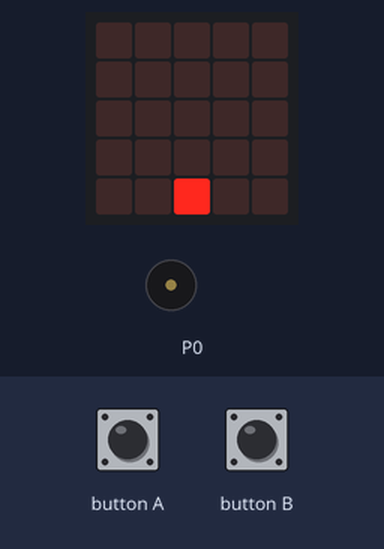
Bench run of a program on a simulated BBC micro:bit (MakeCode). Shown: the board's 5×5 LED display, buzzer (waves = sounding). The test bench sets the inputs (shaded band). Dim RGB values are drawn brighter than linear; random numbers come from a fixed seed; the short countdown, score and lost-life animations are approximate; the run ends where the board's game-over animation would start. At 14.7 s the program stops and its outputs stay as they are.

Above: at 4.1 s.
At 6.6 s:
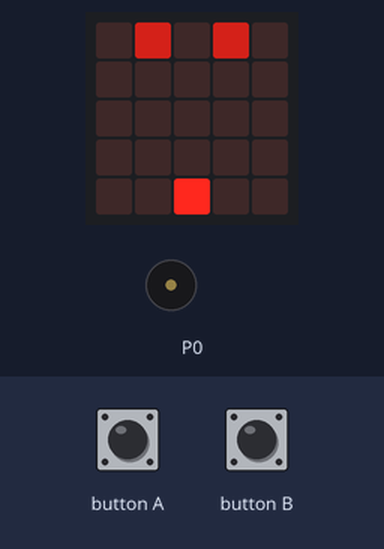
6.7 s: button A pressed for 0.15 s
At 7.8 s:
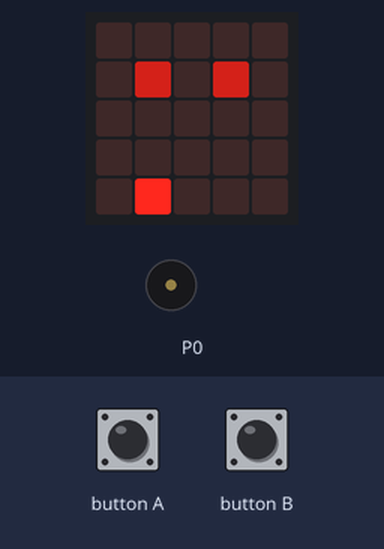
9.8 s: button B pressed for 0.15 s
At 10.4 s:
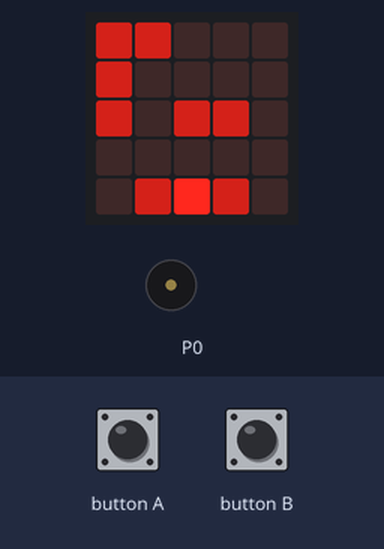
10.5 s: button A pressed for 0.15 s
At 15.1 s:
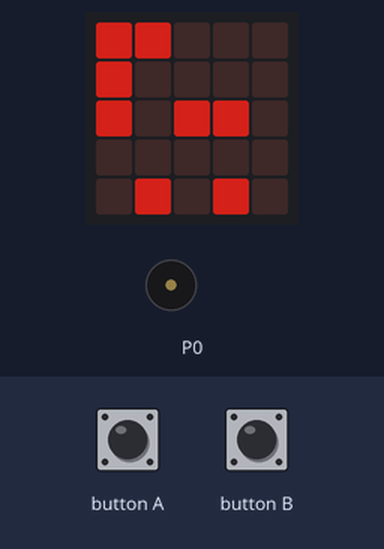
Timing chart, 0 to 16.2 s (numbered marks = the images above; inputs shaded):
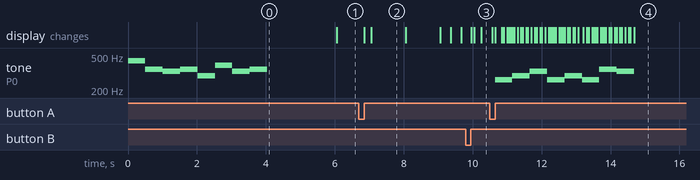

The program:

main.ts
```typescript
function checkPositionSpaceship () {
    for (let astroid of astroids) {
        if (spaceship.get(LedSpriteProperty.X) == astroid.get(LedSpriteProperty.X) && spaceship.get(LedSpriteProperty.Y) == astroid.get(LedSpriteProperty.Y)) {
            if (astroid.get(LedSpriteProperty.Blink) == astroidBlinking && spaceship.get(LedSpriteProperty.Blink) == spaceshipBlinking) {
                game.addScore(20 * astroids.length)
                music.playTone(880, music.beat(BeatFraction.Whole))
                while (astroids.length != 0) {
                    astroids.removeAt(0).delete()
                }
                spaceship.set(LedSpriteProperty.Blink, spaceshipNormal)
                timer = 1000
            } else if (astroid.get(LedSpriteProperty.Blink) == astroidBlinking && spaceship.get(LedSpriteProperty.Blink) != spaceshipBlinking) {
                music.playTone(622, music.beat(BeatFraction.Whole))
                astroids.removeAt(astroids.indexOf(astroid)).delete()
                spaceship.set(LedSpriteProperty.Blink, spaceshipBlinking)
            } else if (astroid.get(LedSpriteProperty.Blink) != astroidBlinking && spaceship.get(LedSpriteProperty.Blink) == spaceshipBlinking) {
                spaceship.set(LedSpriteProperty.Blink, spaceshipNormal)
                game.addScore(5)
            } else {
                isCrashed = true
                spaceship.set(LedSpriteProperty.Blink, spaceshipCrash)
                game.addScore(ticks)
                music.playMelody("C D E C D C F E ", 120)
                game.gameOver()
            }
        }
    }
}
input.onButtonPressed(Button.A, function () {
    if (!(isCrashed)) {
        spaceship.change(LedSpriteProperty.X, -1)
        checkPositionSpaceship()
    }
})
input.onButtonPressed(Button.B, function () {
    if (!(isCrashed)) {
        spaceship.change(LedSpriteProperty.X, 1)
        checkPositionSpaceship()
    }
})
let astroidPosX = 0
let astroidsEveryPosX: number[] = []
let astroidsPerRow = 0
let astriodInterval = 0
let timer = 0
let ticks = 0
let isCrashed = false
let spaceshipCrash = 0
let spaceshipNormal = 0
let spaceshipBlinking = 0
let astroidBlinking = 0
let astroids: game.LedSprite[] = []
let spaceship: game.LedSprite = null
spaceship = game.createSprite(2, 4)
astroids = []
astroidBlinking = 300
spaceshipBlinking = 600
spaceshipNormal = 0
spaceshipCrash = 80
isCrashed = false
ticks = 0
timer = 1000
spaceship.set(LedSpriteProperty.Brightness, 255)
spaceship.set(LedSpriteProperty.Blink, 0)
game.setScore(0)
music.playMelody("A F E F D G E F ", 120)
basic.forever(function () {
    if (!(isCrashed)) {
        while (astroids.length > 0 && astroids[0].get(LedSpriteProperty.Y) == 4) {
            astroids.removeAt(0).delete()
        }
        for (let astroid2 of astroids) {
            astroid2.change(LedSpriteProperty.Y, 1)
        }
        astriodInterval = randint(1, 2)
        if (ticks % astriodInterval == 0) {
            astroidsPerRow = randint(0, 3)
            astroidsEveryPosX = []
            for (let index = 0; index < astroidsPerRow; index++) {
                astroidPosX = randint(0, 4)
                if (astroidsEveryPosX.indexOf(astroidPosX) == -1) {
                    astroids.push(game.createSprite(astroidPosX, 0))
                    astroids[astroids.length - 1].set(LedSpriteProperty.Brightness, 128)
                    if (randint(0, 20) == 0) {
                        astroids[astroids.length - 1].set(LedSpriteProperty.Blink, astroidBlinking)
                    }
                }
                astroidsEveryPosX.push(astroidPosX)
            }
        }
        checkPositionSpaceship()
        if (ticks % 2 == 0 && timer > 500) {
            timer += -10
        }
        basic.pause(timer)
        ticks += 1
    }
})
```

test.ts
```typescript
// tests gaan hier; deze zal niet worden gecompileerd wanneer dit pakket wordt gebruikt als extensie.
```

Measured:
- by itself, tone on P0: plays 262 Hz for 0.51 s, 294 Hz for 0.51 s, 330 Hz for 0.51 s, 262 Hz for 0.51 s, 294 Hz for 0.51 s, 262 Hz for 0.51 s … (8 notes in this stretch)
- what the display in image 2 shows lasts 1.0 s, from 7.1 s to 8.1 s
